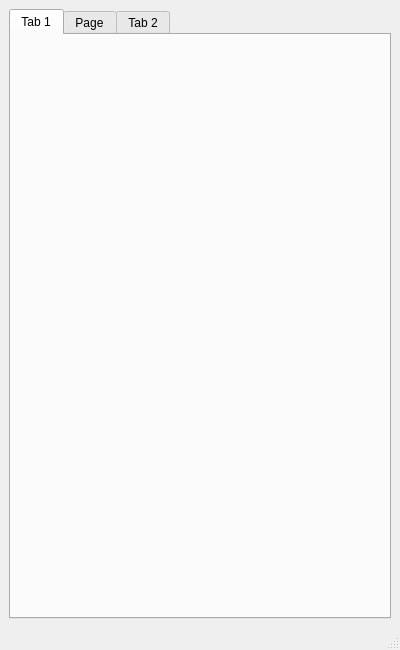
<?xml version="1.0" encoding="UTF-8"?>
<ui version="4.0">
 <class>Calculator</class>
 <widget class="QMainWindow" name="Calculator">
  <property name="geometry">
   <rect>
    <x>0</x>
    <y>0</y>
    <width>400</width>
    <height>650</height>
   </rect>
  </property>
  <property name="sizePolicy">
   <sizepolicy hsizetype="Preferred" vsizetype="Preferred">
    <horstretch>0</horstretch>
    <verstretch>0</verstretch>
   </sizepolicy>
  </property>
  <property name="windowTitle">
   <string>Calculator</string>
  </property>
  <widget class="QWidget" name="centralwidget">
   <layout class="QGridLayout" name="gridLayout">
    <item row="0" column="0">
     <widget class="QTabWidget" name="tabWidget">
      <property name="accessibleName">
       <string/>
      </property>
      <property name="currentIndex">
       <number>0</number>
      </property>
      <widget class="QWidget" name="tab">
       <property name="whatsThis">
        <string/>
       </property>
       <attribute name="title">
        <string>Tab 1</string>
       </attribute>
       <widget class="QWidget" name="gridLayoutWidget">
        <property name="geometry">
         <rect>
          <x>9</x>
          <y>259</y>
          <width>361</width>
          <height>291</height>
         </rect>
        </property>
        <layout class="QGridLayout" name="gridLayout_2"/>
       </widget>
      </widget>
      <widget class="QWidget" name="tab_3">
       <attribute name="title">
        <string>Page</string>
       </attribute>
      </widget>
      <widget class="QWidget" name="tab_2">
       <attribute name="title">
        <string>Tab 2</string>
       </attribute>
      </widget>
     </widget>
    </item>
   </layout>
  </widget>
  <widget class="QMenuBar" name="menubar">
   <property name="geometry">
    <rect>
     <x>0</x>
     <y>0</y>
     <width>400</width>
     <height>21</height>
    </rect>
   </property>
  </widget>
  <widget class="QStatusBar" name="statusbar"/>
 </widget>
 <resources/>
 <connections/>
</ui>
